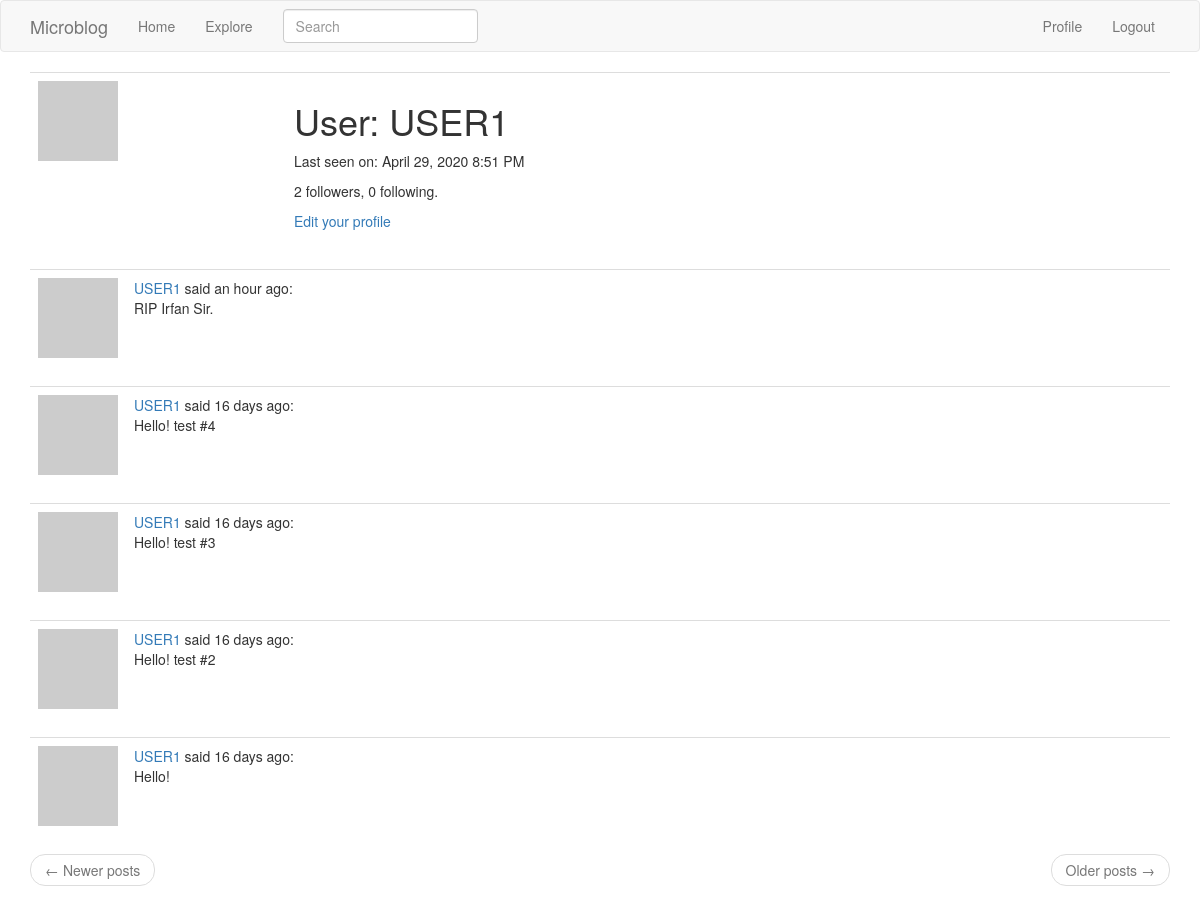
Page /user/USER1 (signed in) on the committed database.
### app/models.py (models this page shows, shortened)
class User(UserMixin, db.Model):
    id = db.Column(db.Integer, primary_key = True)
    username = db.Column(db.String(64), index = True, unique = True)
    email = db.Column(db.String(120),index = True, unique = True)
    password_hash = db.Column(db.String(128))
    posts = db.relationship('Post', backref = 'author', lazy = 'dynamic')
    about_me = db.Column(db.String(140))
    last_seen = db.Column(db.DateTime, default=datetime.utcnow)
    followed = db.relationship(
        'User', secondary=followers,
        primaryjoin=(followers.c.follower_id == id),
        secondaryjoin=(followers.c.followed_id == id),
        backref=db.backref('followers', lazy='dynamic'), lazy='dynamic')
    def avatar(self, size):
        digest = md5(self.email.lower().encode('utf-8')).hexdigest()
        return 'https://www.gravatar.com/avatar/{}?d=identicon&s={}'.format(
            digest, size)

class SearchableMixin(object):
    @classmethod
    def before_commit(cls, session):
        session._changes = {
            'add': list(session.new),
            'update': list(session.dirty),
            'delete': list(session.deleted)
        }
    @classmethod
    def after_commit(cls, session):
        for obj in session._changes['add']:
            if isinstance(obj, SearchableMixin):
                add_to_index(obj.__tablename__, obj)
        for obj in session._changes['update']:
            if isinstance(obj, SearchableMixin):
                add_to_index(obj.__tablename__, obj)
        for obj in session._changes['delete']:
            if isinstance(obj, SearchableMixin):
                remove_from_index(obj.__tablename__, obj)
        session._changes = None

class Post(SearchableMixin, db.Model):
    __searchable__ = ['caption']
    id = db.Column(db.Integer, primary_key = True)
    caption = db.Column(db.String(150))
    timestamp = db.Column(db.DateTime, index = True, default = datetime.utcnow)
    user_id = db.Column(db.Integer, db.ForeignKey('user.id'))

### app/main/routes.py (the view)
@bp.route('/user/<username>')
@login_required
def user(username):
    user = User.query.filter_by(username=username).first_or_404()
    page = request.args.get('page', 1, type=int)
    posts = user.posts.order_by(Post.timestamp.desc()).paginate(
        page, current_app.config['POSTS_PER_PAGE'], False)
    next_url = url_for('main.user', username=user.username, page=posts.next_num) \
        if posts.has_next else None
    prev_url = url_for('main.user', username=user.username, page=posts.prev_num) \
        if posts.has_prev else None
    return render_template('user.html', user=user, posts=posts.items, next_url = next_url, prev_url = prev_url)

### app/main/forms.py
class SearchForm(FlaskForm):
    q = StringField('Search', validators=[DataRequired()])
    def __init__(self, *args, **kwargs):
        if 'formdata' not in kwargs:
            kwargs['formdata'] = request.args
        if 'csrf_enabled' not in kwargs:
            kwargs['csrf_enabled'] = False
        super(SearchForm, self).__init__(*args, **kwargs)

### app/main/routes.py (called while the page is built)
@bp.before_app_request
def before_request():
    if current_user.is_authenticated:
        current_user.last_seen = datetime.utcnow()
        db.session.commit()
        g.search_form = SearchForm()
    g.locale = str(get_locale())

### app/models.py (called while the page is built)
@login.user_loader
def load_user(id):
    return User.query.get(int(id))

### app/templates/user.html (shortened to what this page needs)
{% extends "base.html" %}
{% block app_content %}
    <table class="table table-hover">
        <tr>
            <td width="256px"><img src="{{ user.avatar(256) }}"></td>
            <td>
                <h1>{{ ('User') }}: {{ user.username }}</h1>
                {% if user.last_seen %}
                    <p>{{ ('Last seen on') }}: {{ moment(user.last_seen).format('LLL') }}</p>
                {% endif %}
                <p>{{ user.followers.count() }} followers, {{ user.followed.count() }} following.</p>
                {% if user == current_user %}
                <p><a href="{{ url_for('main.edit_profile') }}">{{ ('Edit your profile') }}</a></p>
                {% elif not current_user.is_following(user) %}
                <p><a href="{{ url_for('main.follow', username=user.username) }}">{{ ('Follow') }}</a></p>
                {% else %}
                <p><a href="{{ url_for('main.unfollow', username=user.username) }}">{{ ('Unfollow') }}</a></p>
                {% endif %}
            </td>
        </tr>
    </table>
    {% for post in posts %}
        {% include '_post.html' %}
    {% endfor %}
    <nav aria-label="...">
        <ul class="pager">
            <li class="previous{% if not prev_url %} disabled{% endif %}">
                <a href="{{ prev_url or '#' }}">
                    <span aria-hidden="true">&larr;</span> {{ ('Newer posts') }}
                </a>
            </li>
            <li class="next{% if not next_url %} disabled{% endif %}">
                <a href="{{ next_url or '#' }}">
                    {{ ('Older posts') }} <span aria-hidden="true">&rarr;</span>
                </a>
            </li>
        </ul>
    </nav>
{% endblock %}

### app/templates/_post.html
<table class="table table-hover">
    <tr>
        <td width="70px">
            <a href="{{ url_for('main.user', username=post.author.username) }}">
                <img src="{{ post.author.avatar(70) }}" />
            </a>
        </td>
        <td>
            <a href="{{ url_for('main.user', username=post.author.username) }}">
                {{ post.author.username }}
            </a>
            said {{ moment(post.timestamp).fromNow() }}:
            <br>
            {{ post.caption }}
        </td>
    </tr>
</table>

### rows in the picture
User: username "USER1", last_seen "April 29, 2020 8:51 PM"
Post: author.username "USER1", timestamp "an hour ago", caption "RIP Irfan Sir."
Post: author.username "USER1", timestamp "16 days ago", caption "Hello! test #4"
Post: author.username "USER1", timestamp "16 days ago", caption "Hello! test #3"
Post: author.username "USER1", timestamp "16 days ago", caption "Hello! test #2"
Post: author.username "USER1", timestamp "16 days ago", caption "Hello!"

### other values in the picture
{{ ('Home') }} "Home"
{{ ('Explore') }} "Explore"
{{ ('Profile') }} "Profile"
{{ ('Logout') }} "Logout"
{{ ('User') }} "User"
{{ ('Last seen on') }} "Last seen on"
{{ user.followers.count() }} "2"
{{ user.followed.count() }} "0"
{{ ('Edit your profile') }} "Edit your profile"
{{ ('Newer posts') }} "Newer posts"
{{ ('Older posts') }} "Older posts"
